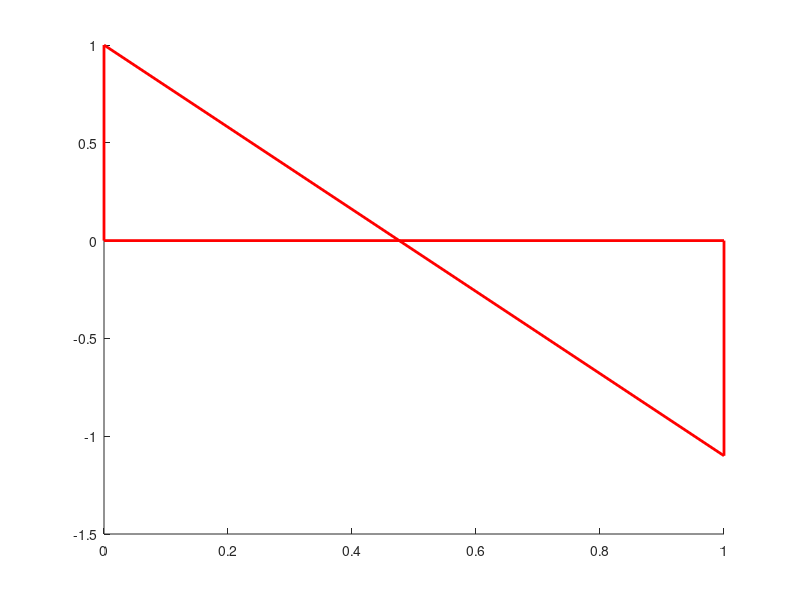

Reproduce this figure in MATLAB. (Note: this script raises an error after producing the figure.)
close all
clear all
path(path,'../../Opt-IGFEM-Curves-2D/M_optimization')
path(path, '../M_geom_toolbox')
X = [0,1,1,0];
Y = [0,0,-1.1,1];

figure
hold on
plot([X,X(1)],[Y,Y(1)],'r-','linewidth',2)
area = polygon_area(X,Y)